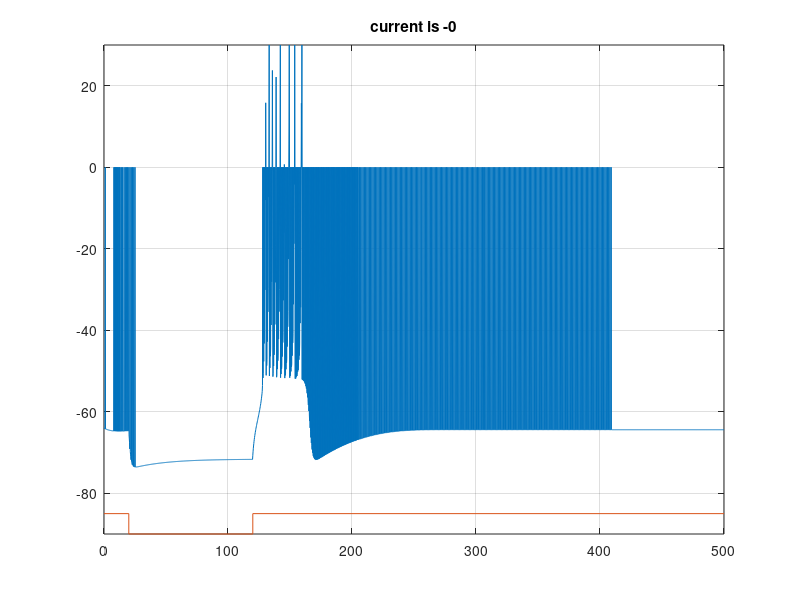

Reproduce this figure in MATLAB.
a=0.03; b=0.25; c=-52;  d=0;% original in paper for rebound burst

T = 500;
dt = 0.2;  tspan = 0:dt:T;
T1=20; % time when current introducded
current_span = 100; % time for which current is introduced

positive_current_t_inital = 300;
positive_current_t_final = 350;

VV = zeros(1,length(tspan));
uu = zeros(1,length(tspan));

% initial conditions
V=-64;  u=b*V;

for t=tspan
    if (t>T1) & (t < T1+current_span) 
        I=-5;
    elseif (t >= positive_current_t_inital) & (t <= positive_current_t_final)
        I=0;
    else
        I=0;
    end;
    V = V + dt*(0.04*V^2+5*V+140-u+I);
    u = u + dt*a*(b*V-u);
    if V > 30
        VV(1, fix((t+dt)/dt))=30;
        V = c;
        u = u + d;
    else
        VV(1,fix((t+dt)/dt))=V;
    end;
    uu(1, fix((t+dt)/dt))=u;
end;

figure(1)
    plot(tspan,VV,[0 T1 T1 (T1+current_span) (T1+current_span) T],-85+[0 0 -5 -5 0 0]);
    axis([0 max(tspan) -90 30])
    title(['current is -',num2str(I)])
grid

    

